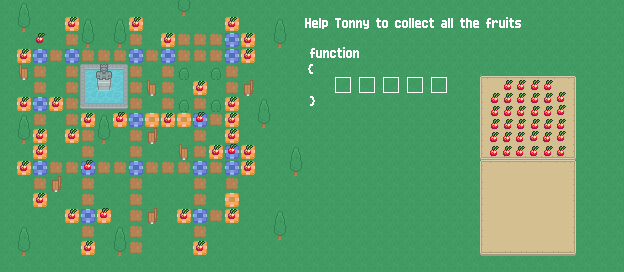

Rendered tile map (Tiled .tmx) drawn with the repository's tilesets; below, a short description and the map source with its tile grids summarised:
An orthogonal 39x17 tile map with 16x16 px tiles, 77 tile layers (info, background, background2, path, ...), 4 tilesets and 115 objects (F0, answer1, answer2, answer3, answer4, ...).

<map version="1.2" tiledversion="2020.01.22" orientation="orthogonal" renderorder="right-down" compressionlevel="-1" width="39" height="17" tilewidth="16" tileheight="16" infinite="0" nextlayerid="114" nextobjectid="187">
 <editorsettings>
  <export target="9.lua" format="lua" />
 </editorsettings>
 <tileset firstgid="1" name="UIpackSheet_transparent" tilewidth="16" tileheight="16" spacing="2" tilecount="990" columns="30">
  <image source="../tileset/Tilemap/UIpackSheet_transparent.png" width="538" height="592" />
 </tileset>
 <tileset firstgid="991" name="roguelikeCity" tilewidth="16" tileheight="16" spacing="1" tilecount="1036" columns="37">
  <image source="../tileset/Tilemap/roguelikeCity.png" width="628" height="475" />
 </tileset>
 <tileset firstgid="2027" name="functionsTextTiles" tilewidth="16" tileheight="16" tilecount="900" columns="30">
  <image source="../graphics/functionsTextTiles.png" width="480" height="480" />
 </tileset>
 <tileset firstgid="2927" name="test" tilewidth="16" tileheight="16" tilecount="486" columns="27">
  <image source="../tileset/Tilemap/test.png" width="432" height="288" />
 </tileset>
 <layer id="14" name="info" width="39" height="17">
  <properties>
   <property name="F0" type="int" value="5" />
   <property name="F1" type="int" value="0" />
   <property name="blueTile" type="bool" value="true" />
   <property name="door" type="bool" value="false" />
   <property name="face" value="up" />
   <property name="fruit" type="bool" value="true" />
   <property name="fruitsTotal" type="int" value="34" />
   <property name="grass" type="bool" value="true" />
   <property name="greyTile" type="bool" value="false" />
   <property name="numFunc" type="int" value="1" />
   <property name="totalSize" type="int" value="5" />
   <property name="yellowTile" type="bool" value="true" />
  </properties>
  <data>[663 cells, 663 non-empty, 2 distinct tile ids]</data>
 </layer>
 <layer id="1" name="background" width="39" height="17">
  <data>[663 cells, 663 non-empty, 2 distinct tile ids]</data>
 </layer>
 <layer id="38" name="background2" width="39" height="17">
  <data>[663 cells, 643 non-empty, 12 distinct tile ids]</data>
 </layer>
 <layer id="40" name="path" width="39" height="17">
  <data>[663 cells, 109 non-empty, 3 distinct tile ids]</data>
 </layer>
 <layer id="39" name="parkDetails" width="39" height="17">
  <data>[663 cells, 215 non-empty, 5 distinct tile ids]</data>
 </layer>
 <layer id="36" name="buttonsSecondRow" width="39" height="17">
  <properties>
   <property name="blue" value="blueTile" />
   <property name="yellow" value="yellowTile" />
  </properties>
  <data>[663 cells, 0 non-empty, 0 distinct tile ids]</data>
 </layer>
 <layer id="37" name="buttonsThirdRow" width="39" height="17">
  <data>[663 cells, 0 non-empty, 0 distinct tile ids]</data>
 </layer>
 <layer id="12" name="text" width="39" height="17" offsetx="15.6667" offsety="-3">
  <data>[663 cells, 27 non-empty, 23 distinct tile ids]</data>
 </layer>
 <layer id="22" name="fruit1" width="39" height="17" offsetx="0.363636" offsety="-3">
  <data>[663 cells, 1 non-empty, 1 distinct tile ids]</data>
 </layer>
 <layer id="23" name="fruit2" width="39" height="17" offsetx="0.363636" offsety="-3">
  <data>[663 cells, 1 non-empty, 1 distinct tile ids]</data>
 </layer>
 <layer id="24" name="fruit3" width="39" height="17" offsetx="0.363636" offsety="-3">
  <data>[663 cells, 1 non-empty, 1 distinct tile ids]</data>
 </layer>
 <layer id="25" name="fruit4" width="39" height="17" offsetx="0.363636" offsety="-3">
  <data>[663 cells, 1 non-empty, 1 distinct tile ids]</data>
 </layer>
 <layer id="26" name="fruit5" width="39" height="17" offsetx="0.363636" offsety="-3">
  <data>[663 cells, 1 non-empty, 1 distinct tile ids]</data>
 </layer>
 <layer id="113" name="fruit6" width="39" height="17" offsetx="0.818182" offsety="-2.90909">
  <data>[663 cells, 1 non-empty, 1 distinct tile ids]</data>
 </layer>
 <layer id="112" name="fruit7" width="39" height="17" offsetx="0.818182" offsety="-2.90909">
  <data>[663 cells, 1 non-empty, 1 distinct tile ids]</data>
 </layer>
 <layer id="111" name="fruit8" width="39" height="17" offsetx="0.818182" offsety="-2.90909">
  <data>[663 cells, 1 non-empty, 1 distinct tile ids]</data>
 </layer>
 <layer id="110" name="fruit9" width="39" height="17" offsetx="0.818182" offsety="-2.90909">
  <data>[663 cells, 1 non-empty, 1 distinct tile ids]</data>
 </layer>
 <layer id="109" name="fruit10" width="39" height="17" offsetx="0.818182" offsety="-2.90909">
  <data>[663 cells, 1 non-empty, 1 distinct tile ids]</data>
 </layer>
 <layer id="108" name="fruit11" width="39" height="17" offsetx="0.818182" offsety="-2.90909">
  <data>[663 cells, 1 non-empty, 1 distinct tile ids]</data>
 </layer>
 <layer id="107" name="fruit12" width="39" height="17" offsetx="0.818182" offsety="-2.90909">
  <data>[663 cells, 1 non-empty, 1 distinct tile ids]</data>
 </layer>
 <layer id="106" name="fruit13" width="39" height="17" offsetx="0.818182" offsety="-2.90909">
  <data>[663 cells, 1 non-empty, 1 distinct tile ids]</data>
 </layer>
 <layer id="105" name="fruit14" width="39" height="17" offsetx="0.818182" offsety="-2.90909">
  <data>[663 cells, 1 non-empty, 1 distinct tile ids]</data>
 </layer>
 <layer id="104" name="fruit15" width="39" height="17" offsetx="0.818182" offsety="-2.90909">
  <data>[663 cells, 1 non-empty, 1 distinct tile ids]</data>
 </layer>
 <layer id="103" name="fruit16" width="39" height="17" offsetx="0.818182" offsety="-2.90909">
  <data>[663 cells, 1 non-empty, 1 distinct tile ids]</data>
 </layer>
 <layer id="102" name="fruit17" width="39" height="17" offsetx="0.818182" offsety="-2.90909">
  <data>[663 cells, 1 non-empty, 1 distinct tile ids]</data>
 </layer>
 <layer id="101" name="fruit18" width="39" height="17" offsetx="0.818182" offsety="-2.90909">
  <data>[663 cells, 1 non-empty, 1 distinct tile ids]</data>
 </layer>
 <layer id="100" name="fruit19" width="39" height="17" offsetx="0.818182" offsety="-2.90909">
  <data>[663 cells, 1 non-empty, 1 distinct tile ids]</data>
 </layer>
 <layer id="99" name="fruit20" width="39" height="17" offsetx="0.818182" offsety="-2.90909">
  <data>[663 cells, 1 non-empty, 1 distinct tile ids]</data>
 </layer>
 <layer id="98" name="fruit21" width="39" height="17" offsetx="0.818182" offsety="-2.90909">
  <data>[663 cells, 1 non-empty, 1 distinct tile ids]</data>
 </layer>
 <layer id="97" name="fruit22" width="39" height="17" offsetx="0.818182" offsety="-2.90909">
  <data>[663 cells, 1 non-empty, 1 distinct tile ids]</data>
 </layer>
 <layer id="96" name="fruit23" width="39" height="17" offsetx="0.818182" offsety="-2.90909">
  <data>[663 cells, 1 non-empty, 1 distinct tile ids]</data>
 </layer>
 <layer id="95" name="fruit24" width="39" height="17" offsetx="0.818182" offsety="-2.90909">
  <data>[663 cells, 1 non-empty, 1 distinct tile ids]</data>
 </layer>
 <layer id="94" name="fruit25" width="39" height="17" offsetx="0.818182" offsety="-2.90909">
  <data>[663 cells, 1 non-empty, 1 distinct tile ids]</data>
 </layer>
 <layer id="93" name="fruit26" width="39" height="17" offsetx="0.818182" offsety="-2.90909">
  <data>[663 cells, 1 non-empty, 1 distinct tile ids]</data>
 </layer>
 <layer id="92" name="fruit27" width="39" height="17" offsetx="0.818182" offsety="-2.90909">
  <data>[663 cells, 1 non-empty, 1 distinct tile ids]</data>
 </layer>
 <layer id="91" name="fruit28" width="39" height="17" offsetx="0.818182" offsety="-2.90909">
  <data>[663 cells, 1 non-empty, 1 distinct tile ids]</data>
 </layer>
 <layer id="90" name="fruit29" width="39" height="17" offsetx="0.818182" offsety="-2.90909">
  <data>[663 cells, 1 non-empty, 1 distinct tile ids]</data>
 </layer>
 <layer id="89" name="fruit30" width="39" height="17" offsetx="0.818182" offsety="-2.90909">
  <data>[663 cells, 1 non-empty, 1 distinct tile ids]</data>
 </layer>
 <layer id="88" name="fruit31" width="39" height="17" offsetx="0.818182" offsety="-2.90909">
  <data>[663 cells, 1 non-empty, 1 distinct tile ids]</data>
 </layer>
 <layer id="87" name="fruit32" width="39" height="17" offsetx="0.818182" offsety="-2.90909">
  <data>[663 cells, 2 non-empty, 2 distinct tile ids]</data>
 </layer>
 <layer id="86" name="fruit33" width="39" height="17" offsetx="0.818182" offsety="-2.90909">
  <data>[663 cells, 1 non-empty, 1 distinct tile ids]</data>
 </layer>
 <layer id="85" name="fruit34" width="39" height="17" offsetx="0.818182" offsety="-2.90909">
  <data>[663 cells, 1 non-empty, 1 distinct tile ids]</data>
 </layer>
 <layer id="2" name="buttons" width="39" height="17">
  <data>[663 cells, 73 non-empty, 49 distinct tile ids]</data>
 </layer>
 <objectgroup id="32" name="answer" visible="0">
  <properties>
   <property name="numObejcts" type="int" value="6" />
  </properties>
  <object id="17" name="F0" x="362.833" y="46.75" width="17" height="17" />
  <object id="19" name="answer1" x="335.589" y="76.8859" width="16" height="16" />
  <object id="20" name="answer2" x="359.435" y="76.85" width="16" height="16" />
  <object id="21" name="answer3" x="383.464" y="76.8583" width="16" height="16" />
  <object id="26" name="answer4" x="406.601" y="76.3182" width="16" height="16" />
  <object id="27" name="answer5" x="431.523" y="75.5362" width="16" height="16" />
 </objectgroup>
 <objectgroup id="33" name="grass" visible="0">
  <properties>
   <property name="numObjects" type="int" value="23" />
  </properties>
  <object id="32" name="grass2" x="-27.4167" y="179.341" width="56.6667" height="54.2423" />
  <object id="33" name="grass3" x="260.163" y="0.03125" width="125.917" height="272" />
  <object id="157" name="grass1" x="-0.5" y="-14.5" width="282.5" height="28" />
  <object id="159" name="grass4" x="-22" y="-33.5" width="33" height="324.5" />
  <object id="160" name="grass5" x="-19" y="258" width="296.5" height="52.5" />
  <object id="163" name="grass6" x="153" y="184.5" width="28.5" height="14.5" />
  <object id="165" name="grass7" x="150.5" y="205.5" width="18" height="63.5" />
  <object id="167" name="grass8" x="158" y="233" width="24" height="31.5" />
  <object id="168" name="grass9" x="90.5" y="71.5" width="25" height="28" />
  <object id="169" name="grass10" x="90.5" y="8" width="24" height="34" />
  <object id="171" name="grass11" x="4.5" y="11" width="49.5" height="13.5" />
  <object id="173" name="grass12" x="-2.5" y="117" width="26" height="38" />
  <object id="174" name="grass13" x="8.5" y="69.5" width="16.5" height="15.5" />
  <object id="175" name="grass14" x="56.5" y="182.5" width="13" height="16" />
  <object id="176" name="grass15" x="21" y="216" width="35.5" height="45.5" />
  <object id="177" name="grass16" x="157.5" y="138.5" width="23.5" height="15" />
  <object id="178" name="grass17" x="106" y="137.5" width="14" height="17" />
  <object id="179" name="grass18" x="51.5" y="69.5" width="6.5" height="19.5" />
  <object id="181" name="grass19" x="106.5" y="183.5" width="13" height="19.5" />
  <object id="182" name="grass20" x="100.5" y="230" width="24.5" height="34" />
  <object id="183" name="grass21" x="146.5" y="5.5" width="71" height="22" />
  <object id="184" name="grass22" x="244" y="69" width="48.5" height="69" />
  <object id="186" name="grass23" x="215" y="230.5" width="66.5" height="52" />
 </objectgroup>
 <objectgroup id="15" name="yellowTile" visible="0">
  <properties>
   <property name="numObjects" type="int" value="34" />
  </properties>
  <object id="1" name="yellowTile1" x="23.0961" y="162.108" width="0.363636" height="0.357955" />
  <object id="2" name="yellowTile2" x="21.283" y="97.6546" width="0.375" height="0.375" />
  <object id="39" name="yellowTile3" x="18.7292" y="49.8343" width="0.363636" height="0.357955" />
  <object id="40" name="yellowTile4" x="39.4015" y="206.399" width="0.363636" height="0.357955" />
  <object id="41" name="yellowTile5" x="45.3655" y="145.63" width="0.363636" height="0.357955" />
  <object id="42" name="yellowTile6" x="45.7917" y="130.043" width="0.363636" height="0.357955" />
  <object id="43" name="yellowTile7" x="40.483" y="33.5294" width="0.363636" height="0.357955" />
  <object id="45" name="yellowTile8" x="61.697" y="97.5937" width="0.363636" height="0.357955" />
  <object id="53" name="yellowTile9" x="70.6655" y="209.676" width="0.363636" height="0.357955" />
  <object id="54" name="yellowTile10" x="86.9709" y="253.967" width="0.363636" height="0.357955" />
  <object id="55" name="yellowTile11" x="109.068" y="210.446" width="0.363636" height="0.357955" />
  <object id="56" name="yellowTile12" x="72.7273" y="132.73" width="0.363636" height="0.357955" />
  <object id="57" name="yellowTile13" x="94.3636" y="118.003" width="0.363636" height="0.357955" />
  <object id="58" name="yellowTile14" x="71.8182" y="18.821" width="0.363636" height="0.357955" />
  <object id="59" name="yellowTile15" x="136.061" y="18.6089" width="0.363636" height="0.357955" />
  <object id="60" name="yellowTile16" x="118.216" y="114.807" width="0.363636" height="0.357955" />
  <object id="61" name="yellowTile17" x="152.545" y="113.639" width="0.363636" height="0.357955" />
  <object id="62" name="yellowTile18" x="167.892" y="114.983" width="0.363636" height="0.357955" />
  <object id="63" name="yellowTile19" x="184.182" y="114.185" width="0.363636" height="0.357955" />
  <object id="64" name="yellowTile20" x="168" y="34.7301" width="0.363636" height="0.357955" />
  <object id="66" name="yellowTile21" x="199.455" y="84.7301" width="0.363636" height="0.357955" />
  <object id="67" name="yellowTile22" x="177.402" y="214.738" width="0.363636" height="0.357955" />
  <object id="68" name="yellowTile23" x="199.561" y="253.745" width="0.363636" height="0.357955" />
  <object id="69" name="yellowTile24" x="231.568" y="221.321" width="0.363636" height="0.357955" />
  </objectgroup>
 <objectgroup id="35" name="player" visible="0">
  <!-- 1 objects omitted --></objectgroup>
 <objectgroup id="16" name="blueTile" visible="0">
  <properties>
   <property name="numObjects" type="int" value="17" />
  </properties>
  <!-- 17 objects omitted --></objectgroup>
 <objectgroup id="21" name="fruit" visible="0">
  <properties>
   <property name="numObjects" type="int" value="34" />
  </properties>
  <!-- 34 objects omitted --></objectgroup>
 <layer id="27" name="apple1" width="39" height="17" offsetx="6.3144" offsety="-1.83712">
  <data>[663 cells, 1 non-empty, 1 distinct tile ids]</data>
 </layer>
 <layer id="28" name="apple2" width="39" height="17" offsetx="3.5644" offsety="-1.71212">
  <data>[663 cells, 1 non-empty, 1 distinct tile ids]</data>
 </layer>
 <layer id="29" name="apple3" width="39" height="17" offsetx="0.689397" offsety="-1.71212">
  <data>[663 cells, 1 non-empty, 1 distinct tile ids]</data>
 </layer>
 <layer id="30" name="apple4" width="39" height="17" offsetx="-2.0606" offsety="-1.83712">
  <data>[663 cells, 1 non-empty, 1 distinct tile ids]</data>
 </layer>
 <layer id="31" name="apple5" width="39" height="17" offsetx="-4.8106" offsety="-1.83712">
  <data>[663 cells, 1 non-empty, 1 distinct tile ids]</data>
 </layer>
 <layer id="41" name="apple6" width="39" height="17" offsetx="-23.6818" offsety="-1.84091">
  <data>[663 cells, 1 non-empty, 1 distinct tile ids]</data>
 </layer>
 <layer id="56" name="apple7" width="39" height="17" offsetx="6.86364" offsety="1.11364">
  <data>[663 cells, 1 non-empty, 1 distinct tile ids]</data>
 </layer>
 <layer id="57" name="apple8" width="39" height="17" offsetx="3.36364" offsety="1.36364">
  <data>[663 cells, 1 non-empty, 1 distinct tile ids]</data>
 </layer>
 <layer id="58" name="apple9" width="39" height="17" offsetx="0.613636" offsety="1.23864">
  <data>[663 cells, 1 non-empty, 1 distinct tile ids]</data>
 </layer>
 <layer id="59" name="apple10" width="39" height="17" offsetx="-2.63636" offsety="0.988636">
  <data>[663 cells, 1 non-empty, 1 distinct tile ids]</data>
 </layer>
 <layer id="60" name="apple11" width="39" height="17" offsetx="-5.26136" offsety="1.11364">
  <data>[663 cells, 1 non-empty, 1 distinct tile ids]</data>
 </layer>
 <layer id="61" name="apple12" width="39" height="17" offsetx="-7.76136" offsety="0.988636">
  <data>[663 cells, 1 non-empty, 1 distinct tile ids]</data>
 </layer>
 <layer id="62" name="apple13" width="39" height="17" offsetx="7.36364" offsety="4.11364">
  <data>[663 cells, 1 non-empty, 1 distinct tile ids]</data>
 </layer>
 <layer id="63" name="apple14" width="39" height="17" offsetx="4.31818" offsety="4.38636">
  <data>[663 cells, 1 non-empty, 1 distinct tile ids]</data>
 </layer>
 <layer id="64" name="apple15" width="39" height="17" offsetx="1.24432" offsety="4.17614">
  <data>[663 cells, 1 non-empty, 1 distinct tile ids]</data>
 </layer>
 <layer id="65" name="apple16" width="39" height="17" offsetx="-1.68182" offsety="4.02273">
  <data>[663 cells, 1 non-empty, 1 distinct tile ids]</data>
 </layer>
 <layer id="66" name="apple17" width="39" height="17" offsetx="-4.77273" offsety="4.20455">
  <data>[663 cells, 1 non-empty, 1 distinct tile ids]</data>
 </layer>
 <layer id="67" name="apple18" width="39" height="17" offsetx="-7.77273" offsety="4.02273">
  <data>[663 cells, 1 non-empty, 1 distinct tile ids]</data>
 </layer>
 <layer id="68" name="apple19" width="39" height="17" offsetx="7.18182" offsety="7.36364">
  <data>[663 cells, 1 non-empty, 1 distinct tile ids]</data>
 </layer>
 <layer id="69" name="apple20" width="39" height="17" offsetx="4.31818" offsety="7.38636">
  <data>[663 cells, 1 non-empty, 1 distinct tile ids]</data>
 </layer>
 <layer id="70" name="apple21" width="39" height="17" offsetx="1.42614" offsety="7.26705">
  <data>[663 cells, 1 non-empty, 1 distinct tile ids]</data>
 </layer>
 <layer id="71" name="apple22" width="39" height="17" offsetx="-1.59091" offsety="7.05682">
  <data>[663 cells, 1 non-empty, 1 distinct tile ids]</data>
 </layer>
 <layer id="72" name="apple23" width="39" height="17" offsetx="-4.76136" offsety="7.11364">
  <data>[663 cells, 1 non-empty, 1 distinct tile ids]</data>
 </layer>
 <layer id="73" name="apple24" width="39" height="17" offsetx="-7.76136" offsety="6.98864">
  <data>[663 cells, 1 non-empty, 1 distinct tile ids]</data>
 </layer>
 <layer id="74" name="apple25" width="39" height="17" offsetx="7.36364" offsety="10.2386">
  <data>[663 cells, 1 non-empty, 1 distinct tile ids]</data>
 </layer>
 <layer id="75" name="apple26" width="39" height="17" offsetx="4.28409" offsety="10.3295">
  <data>[663 cells, 1 non-empty, 1 distinct tile ids]</data>
 </layer>
 <layer id="76" name="apple27" width="39" height="17" offsetx="1.30114" offsety="10.3011">
  <data>[663 cells, 1 non-empty, 1 distinct tile ids]</data>
 </layer>
 <layer id="77" name="apple28" width="39" height="17" offsetx="-1.71591" offsety="10.0568">
  <data>[663 cells, 1 non-empty, 1 distinct tile ids]</data>
 </layer>
 <layer id="78" name="apple29" width="39" height="17" offsetx="-4.76136" offsety="10.2386">
  <data>[663 cells, 1 non-empty, 1 distinct tile ids]</data>
 </layer>
 <layer id="79" name="apple30" width="39" height="17" offsetx="-7.76136" offsety="9.98864">
  <data>[663 cells, 1 non-empty, 1 distinct tile ids]</data>
 </layer>
 <layer id="80" name="apple31" width="39" height="17" offsetx="4.23864" offsety="13.3636">
  <data>[663 cells, 1 non-empty, 1 distinct tile ids]</data>
 </layer>
 <layer id="81" name="apple32" width="39" height="17" offsetx="1.28409" offsety="13.3295">
  <data>[663 cells, 1 non-empty, 1 distinct tile ids]</data>
 </layer>
 <layer id="83" name="apple33" width="39" height="17" offsetx="-1.69886" offsety="13.3011">
  <data>[663 cells, 1 non-empty, 1 distinct tile ids]</data>
 </layer>
 <layer id="84" name="apple34" width="39" height="17" offsetx="-4.59091" offsety="13.3523">
  <data>[663 cells, 1 non-empty, 1 distinct tile ids]</data>
 </layer>
</map>
<!-- 62 of 115 objects omitted -->
